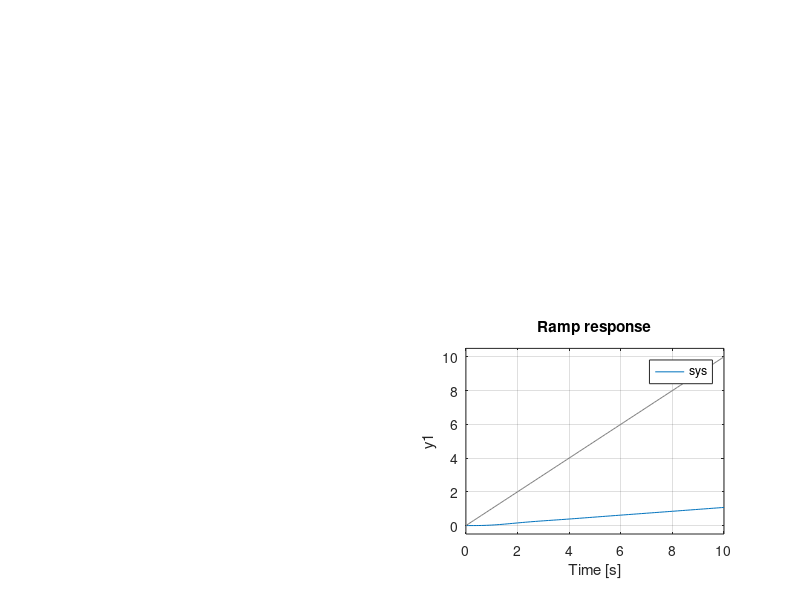

Recreate this plot in MATLAB. (Note: this script raises an error after producing the figure.)
clc;close all;clear all;
Ng1=[2];
Dg1=[1 3];
G1=tf(Ng1,Dg1);

Ng2=[1];
Dg2=[1 2 5];
G2=tf(Ng2,Dg2);

Nh=[5];
Dh=[1 4];
H=tf(Nh,Dh);
G3=series(G1,G2);
sys=feedback(G3,H,-1)
p=pole(sys)
z=zero(sys)
subplot(2,2,1);
pzmap(sys);
subplot(2,2,2);
step(sys);
grid on;
subplot(2,2,3);
impulse(sys);
grid on;
t=0:0.1:10;
u=t
subplot(2,2,4);
lsim(sys,u,t);
grid on;
title('Ramp response');


CODE 1
